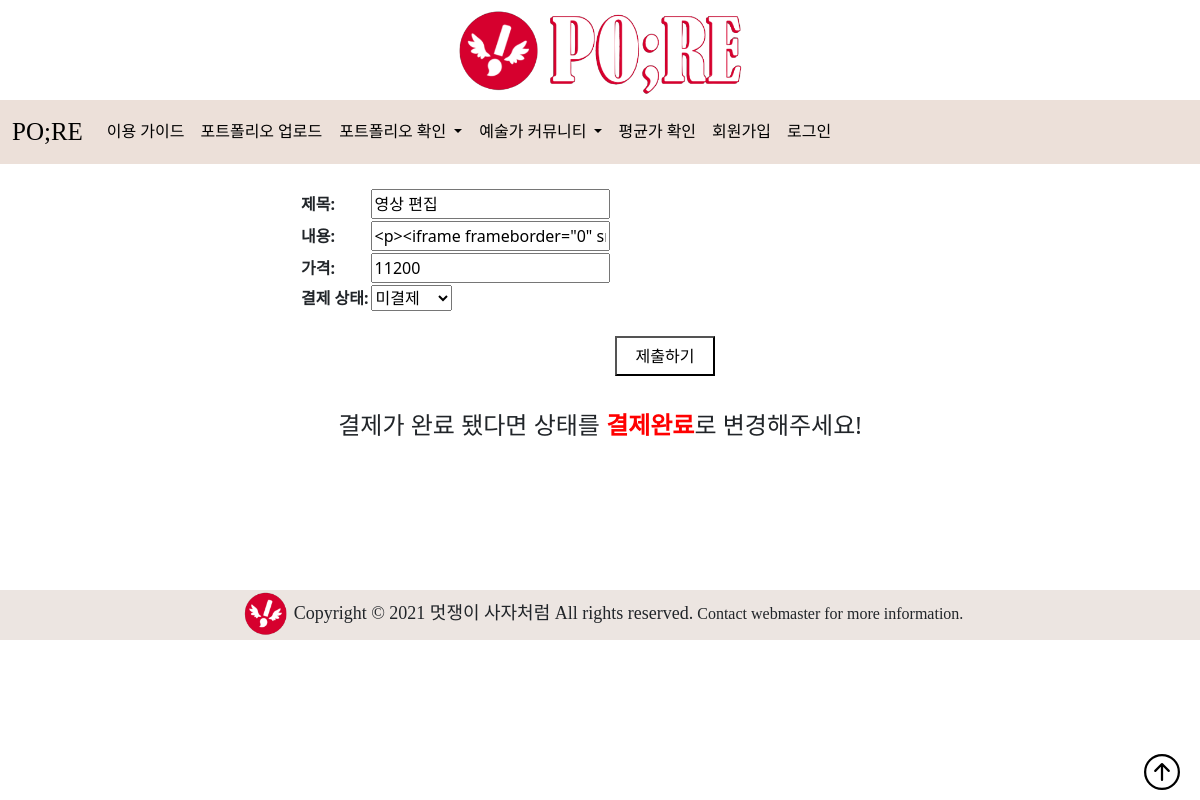
The app's page /portfolio/dealedit/1/, older data.
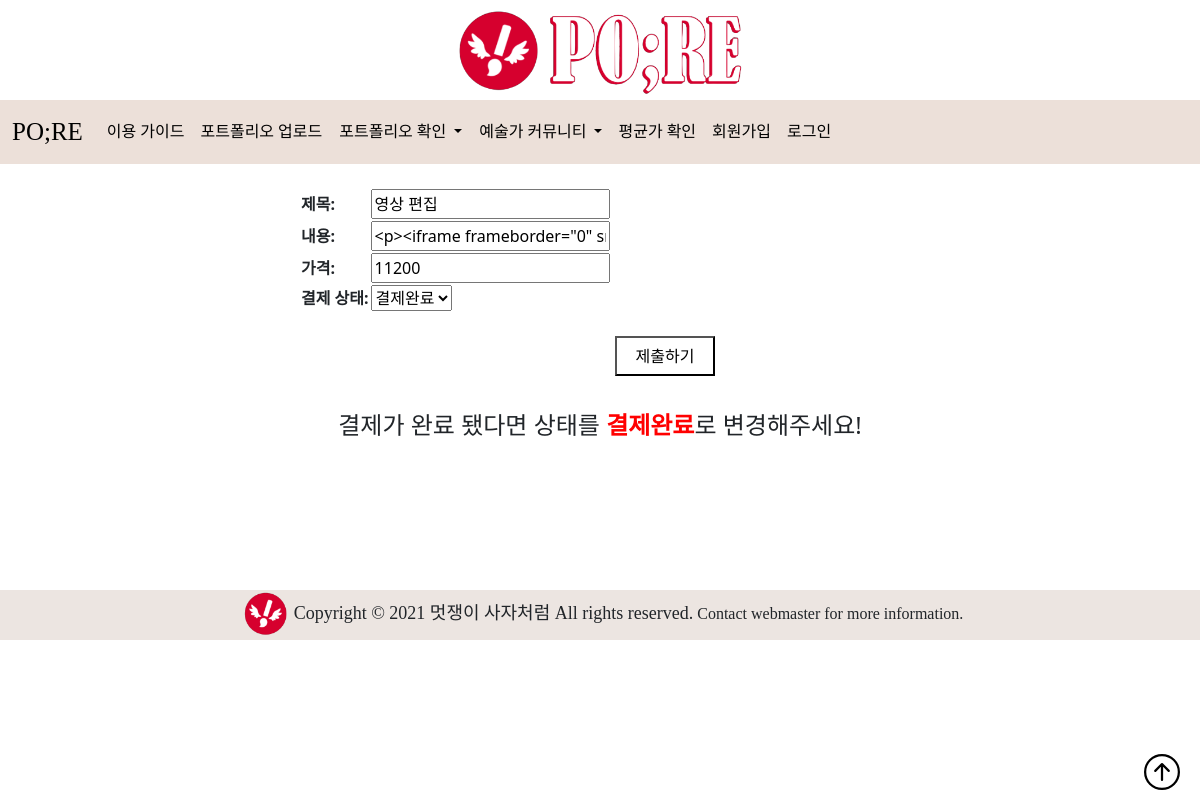
The same page, newer data.
### portfolio/models.py (models this page shows, shortened)
class Business(models.Model):
    deal_title = models.CharField(max_length=200)
    deal_content = models.TextField()
    deal_date = models.DateTimeField()
    u_id = models.ForeignKey(CustomUser, on_delete=models.CASCADE, related_name='business', null=True)
    price = models.CharField(max_length=200)
    status = models.CharField(
        max_length=9,
        choices=(
            ('ready', '미결제'),
            ('paid', '결제완료'),
        ),
        default='ready',
        db_index=True)
    field_id = models.ForeignKey(Field, on_delete=models.CASCADE, related_name='business', null=True)

### portfolio/views.py (the view)
# urls.py: path('dealedit/<int:id>/', views.dealedit, name='dealedit'),
def dealedit(request, id):
    deal = get_object_or_404(Business, id=id)
    if request.method == 'POST':
        form = BusinessForm(request.POST, instance=deal)
        if form.is_valid():
            deal = form.save(commit=False)
            deal.deal_date = timezone.now()
            deal.save()
            return redirect('dealdetail', id)
    else:
        form = BusinessForm(instance=deal)
        return render(request, 'portfolio/deal_edit.html', {'form':form})

### portfolio/forms.py
class BusinessForm(forms.ModelForm):
    class Meta:
        model = Business
        fields = ['deal_title', 'deal_content', 'price', 'status']
        widgets = {
            'deal_content': SummernoteWidget(),
        }
        labels = {
            'deal_title': '제목',
            'deal_content': '내용',
            'price': '가격',
            'status': '결제 상태',
        }

### portfolio/templates/portfolio/deal_edit.html (shortened to what this page needs)
{% extends 'portfolio/base.html' %}
{% load static %}
{% block content %}
<head>
</head>
<form method="POST">
    <table>
        {{ form.as_table }}
    </table>
    <br>
    <div class="button">
        <input class="up" type="submit" value="제출하기">
    </div>
</form>
<h4>결제가 완료 됐다면 상태를 <b style="color: red;">결제완료</b>로 변경해주세요!</h4>
{% endblock %}

Row changes from the older to the newer data that the page shows:
changed Business "영상 편집": status "미결제" → "결제완료"
